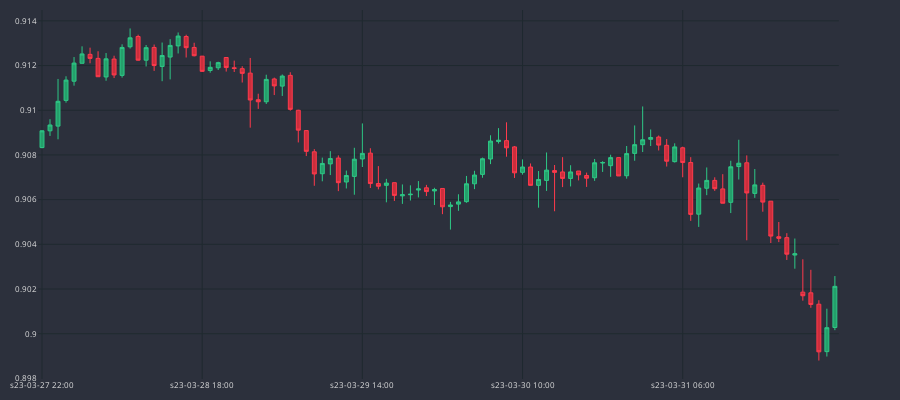

Notebook code for this chart:
### Code cell
dfp = df_an.iloc[-100:]
cp = CandlePlot(dfp, candles=True)
cp.show_plot(line_traces=[], sec_traces=[])
